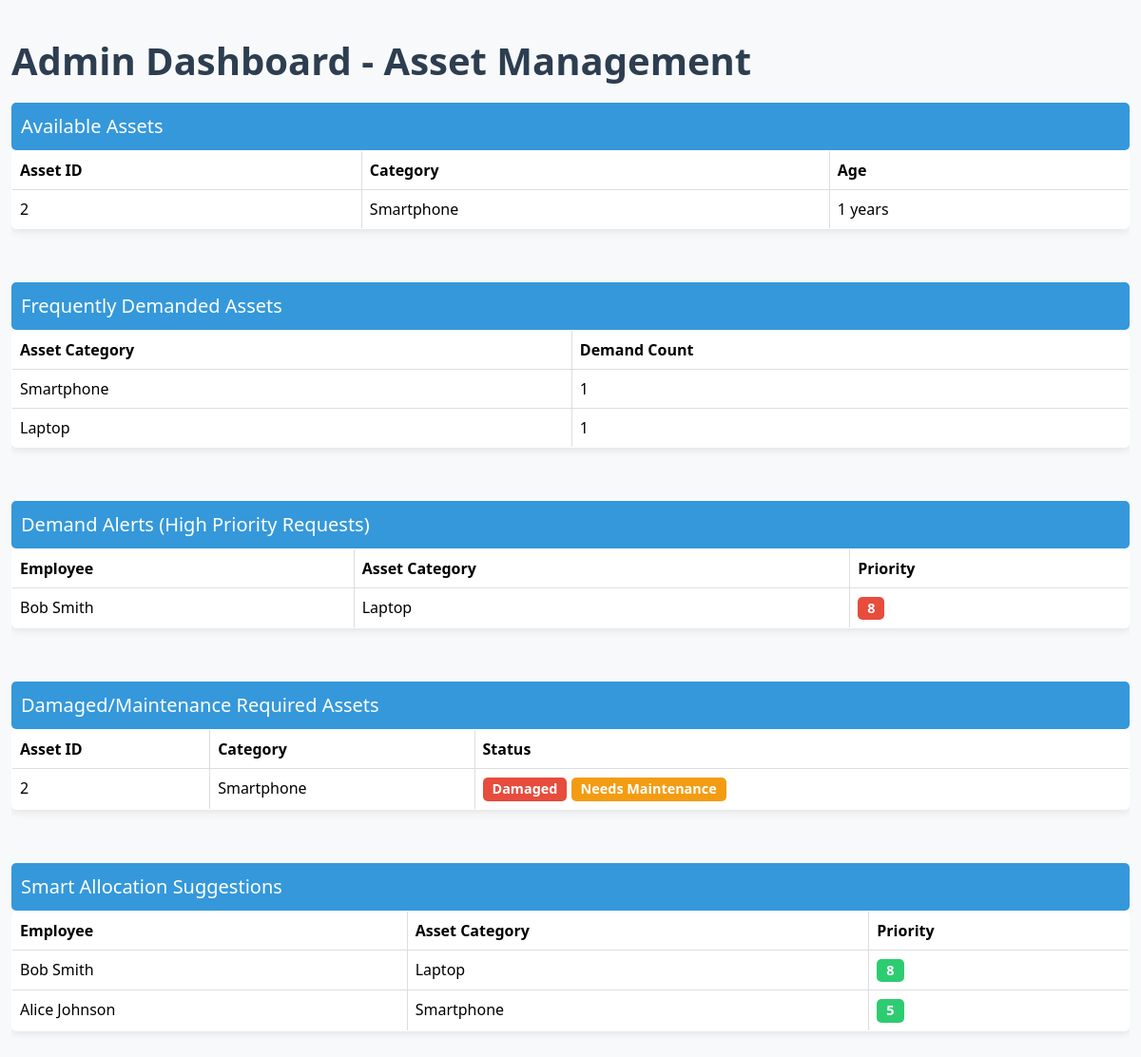
Before: /dashboard/ with the older database file.
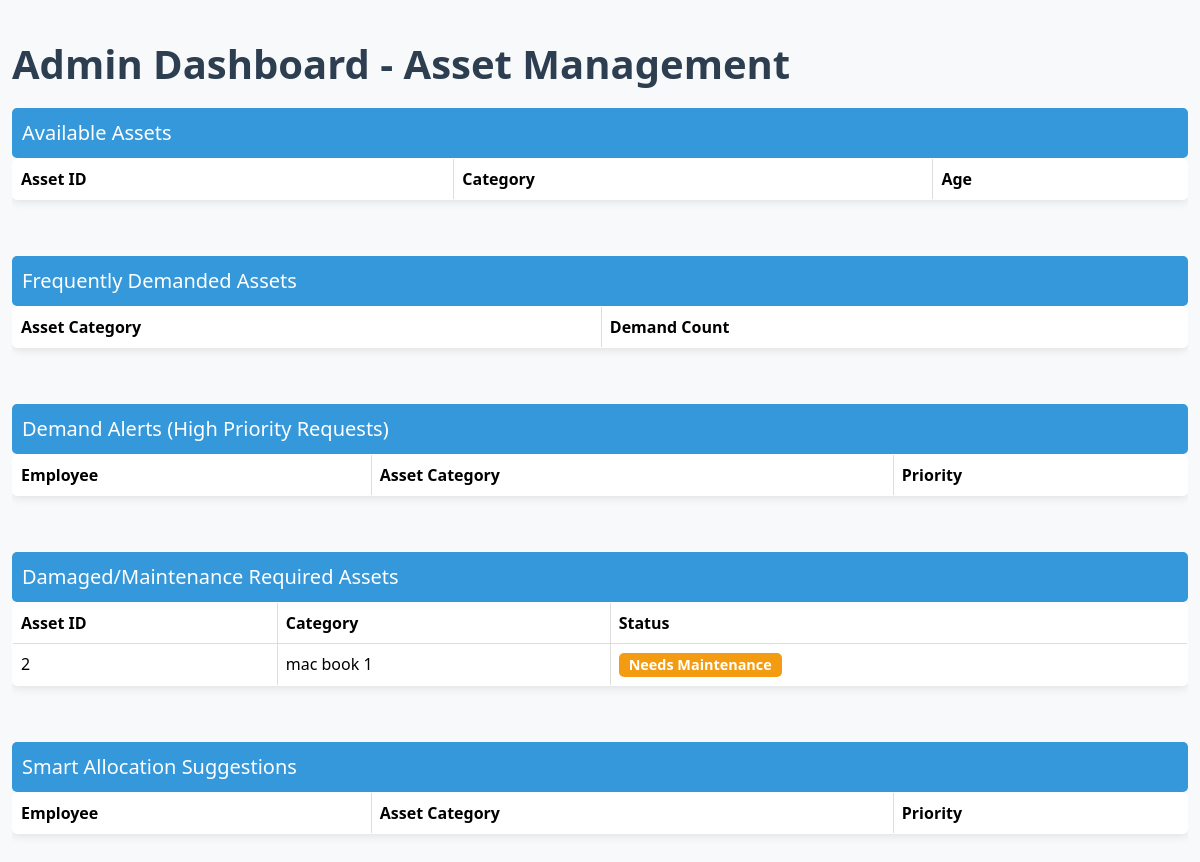
After: the same page with the newer database file.
### app1/models.py (models this page shows, shortened)
class Asset(models.Model):
    asst_id = models.AutoField(primary_key=True)
    category = models.ForeignKey(AssetCategory, on_delete=models.CASCADE)
    age = models.IntegerField()
    damaged = models.BooleanField(default=False)
    maintenance_required = models.BooleanField(default=False)

class AssetCategory(models.Model):
    category_id = models.AutoField(primary_key=True)
    name = models.CharField(max_length=255)
    specs = models.TextField(blank=True, null=True)

class WaitingList(models.Model):
    e_id = models.ForeignKey(Employee, on_delete=models.CASCADE)
    category_id = models.ForeignKey(AssetCategory, on_delete=models.CASCADE)
    date = models.DateField(auto_now_add=True)
    duration = models.IntegerField(help_text="Duration in days")
    priority = models.IntegerField(help_text="Higher number means higher priority")

class Employee(models.Model):
    user = models.OneToOneField(User, on_delete=models.CASCADE)
    e_id = models.AutoField(primary_key=True)
    name = models.CharField(max_length=255)
    designation = models.CharField(max_length=255)

### app1/views.py (the view)
# urls.py: path('dashboard/', admin_dashboard, name='admin_dashboard'),
def admin_dashboard(request):
    allocated_assets = Allocated.objects.values_list('asst_id', flat=True)
    available_assets = Asset.objects.exclude(asst_id__in=allocated_assets)
    frequently_demanded = WaitingList.objects.values('category_id__name').annotate(demand_count=Count('category_id')).order_by('-demand_count')[:5]
    demand_alerts = WaitingList.objects.filter(priority__gte=8).order_by('-priority')
    bad_assets = Asset.objects.filter(damaged=True) | Asset.objects.filter(maintenance_required=True)
    smart_suggestions = WaitingList.objects.order_by('-priority', 'date')[:5]
    context = {
        'available_assets': available_assets,
        'frequently_demanded': frequently_demanded,
        'demand_alerts': demand_alerts,
        'bad_assets': bad_assets,
        'smart_suggestions': smart_suggestions,
    }
    return render(request, 'admin_dashboard.html', context)

### app1/templates/admin_dashboard.html (shortened to what the changed rows need)
<!DOCTYPE html>
<html lang="en">
<head>
    <link href="https://cdn.jsdelivr.net/npm/bootstrap@5.3.3/dist/css/bootstrap.min.css" rel="stylesheet">
</head>
<body>
    <div class="container">
        <h1>Admin Dashboard - Asset Management</h1>
        <section class="section">
            <div class="table-responsive">
                <table class="table table-bordered">
                    <thead>
                        <tr>
                            <th>Asset ID</th>
                            <th>Category</th>
                            <th>Age</th>
                        </tr>
                    </thead>
                    <tbody>
                        {% for asset in available_assets %}
                        <tr>
                            <td>{{ asset.asst_id }}</td>
                            <td>{{ asset.category.name }}</td>
                            <td>{{ asset.age }} years</td>
                        </tr>
                        {% endfor %}
                    </tbody>
                </table>
            </div>
        </section>
        <section class="section">
            <div class="table-responsive">
                <table class="table table-bordered">
                    <thead>
                        <tr>
                            <th>Asset Category</th>
                            <th>Demand Count</th>
                        </tr>
                    </thead>
                    <tbody>
                        {% for item in frequently_demanded %}
                        <tr>
                            <td>{{ item.category_id__name }}</td>
                            <td>{{ item.demand_count }}</td>
                        </tr>
                        {% endfor %}
                    </tbody>
                </table>
            </div>
        </section>
        <section class="section">
            <div class="table-responsive">
                <table class="table table-bordered">
                    <thead>
                        <tr>
                            <th>Employee</th>
                            <th>Asset Category</th>
                            <th>Priority</th>
                        </tr>
                    </thead>
                    <tbody>
                        {% for alert in demand_alerts %}
                        <tr>
                            <td>{{ alert.e_id.name }}</td>
                            <td>{{ alert.category_id.name }}</td>
                            <td>
                                <span class="badge badge-danger">{{ alert.priority }}</span>
                            </td>
                        </tr>
                        {% endfor %}
                    </tbody>
                </table>
            </div>
        </section>
        <section class="section">
            <div class="table-responsive">
                <table class="table table-bordered">
                    <thead>
                        <tr>
                            <th>Asset ID</th>
                            <th>Category</th>
                            <th>Status</th>
                        </tr>
                    </thead>
                    <tbody>
                        {% for asset in bad_assets %}
                        <tr>
                            <td>{{ asset.asst_id }}</td>
                            <td>{{ asset.category.name }}</td>
                            <td>
                                {% if asset.damaged %}
                                <span class="badge badge-danger">Damaged</span>
                                {% endif %}
                                {% if asset.maintenance_required %}
                                <span class="badge badge-warning">Needs Maintenance</span>
                                {% endif %}
                            </td>
                        </tr>
                        {% endfor %}
                    </tbody>
                </table>
            </div>
        </section>
        <section class="section">
            <div class="table-responsive">
                <table class="table table-bordered">
                    <thead>
                        <tr>
                            <th>Employee</th>
                            <th>Asset Category</th>
                            <th>Priority</th>
                        </tr>
                    </thead>
                    <tbody>
                        {% for suggestion in smart_suggestions %}
                        <tr>
                            <td>{{ suggestion.e_id.name }}</td>
                            <td>{{ suggestion.category_id.name }}</td>
                            <td>
                                <span class="badge badge-success">{{ suggestion.priority }}</span>
                            </td>
                        </tr>
                        {% endfor %}
                    </tbody>
                </table>
            </div>
        </section>
    </div>
</body>
</html>

Changed rows visible on the page:
no longer on one of the page's lists (row edited): Asset: asst_id "2", category.name "Smartphone", age "1"
no longer on this page (row edited): AssetCategory: category_id__name "Smartphone", demand_count "1"
no longer on this page (row edited): AssetCategory: category_id__name "Laptop", demand_count "1"
removed WaitingList: e_id.name "Bob Smith", category_id.name "Laptop", priority "8"
removed WaitingList: e_id.name "Alice Johnson", category_id.name "Smartphone", priority "5"
changed Asset id 2: category.name "Smartphone" → "mac book 1"; no longer shows "Damaged"
